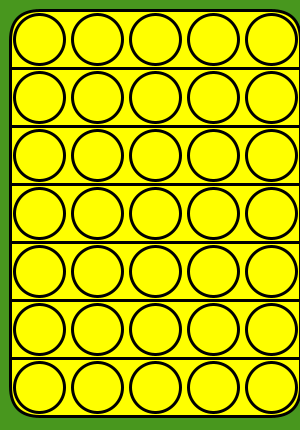
Frame 1 (no input)
Frame 60 (the mouse pressed at the canvas centre just before this capture): identical to frame 1, image omitted
Frame 120 (the mouse held since frame 60 and released just before this capture): identical to frame 1, image omitted

The Processing sketch that drew this single still picture (run headless with seeded random() and noise(); from frame 60 on, the mouse is pressed at the canvas centre):

// Processing sketch: week09_5_bubble_happy3
// ── week09_5_bubble_happy3.pde
//week09_5_bubble_happy3
void setup(){
  size(300,430);
}
int [][] a = new int[7][5];
void draw(){
  background(72,151,30);
  strokeWeight(3);
  fill(255, 255 , 0);
  rect(10 ,10 ,58*5,58*7, 30);
  for(int i=10+58; i<10+58*7; i+=58){
    line(10, i, 300,i);
  }
  for(int i=0; i<7;i++){
    for(int j=0; j<5; j++){
      int x =39+j*58, y =39+i*58;
      if(mousePressed && dist(x,y,mouseX,mouseY)<29 && mouseButton==LEFT) a[i][j]=1;
      if(mousePressed && dist(x,y,mouseX,mouseY)<29 && mouseButton==RIGHT) a[i][j]=0;
      if(a[i][j]==1) fill(255, 0, 0);
      else fill(255, 255, 0);
      ellipse(x, y,50,50);
    }
  }
}
